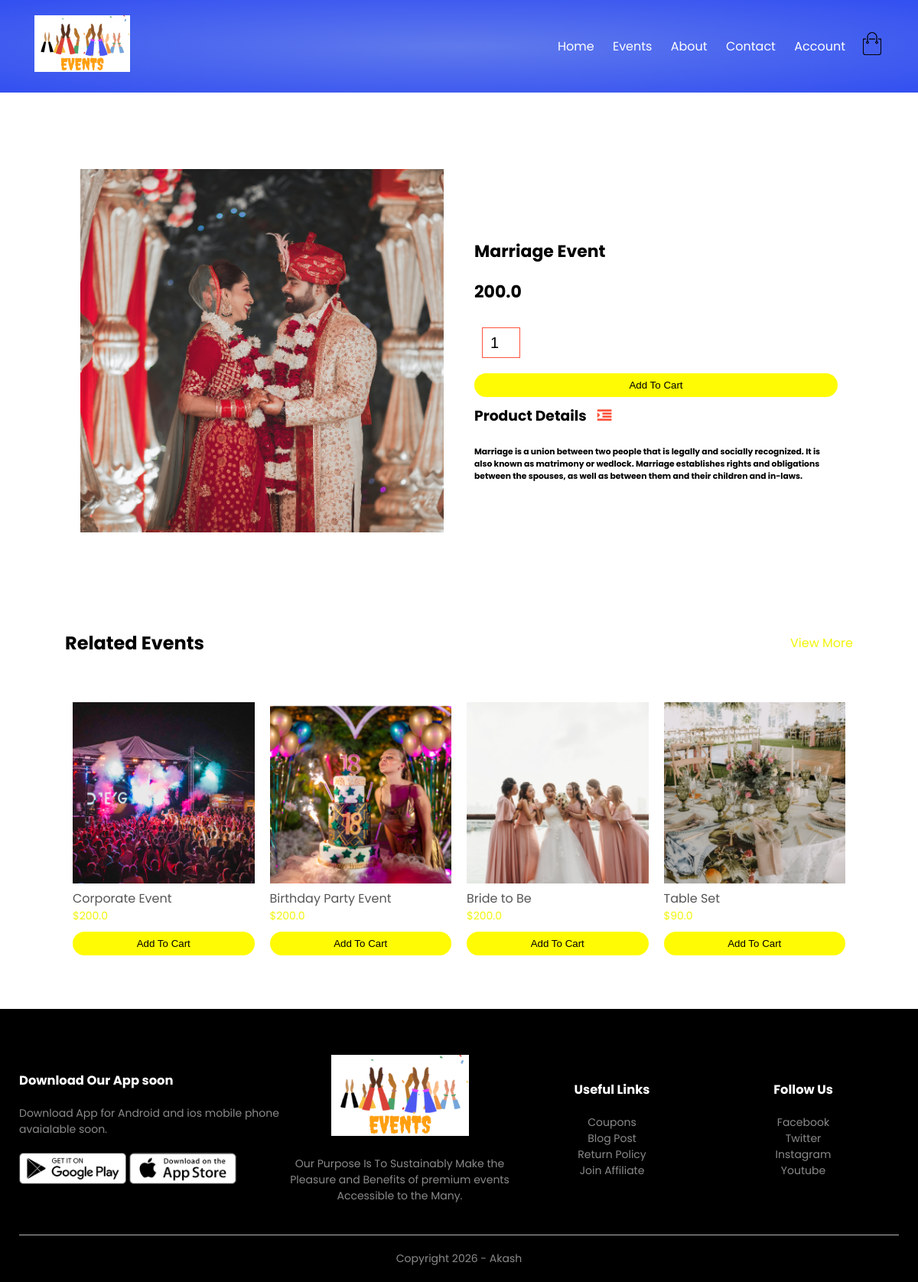
Page /eventdetails/1 on the committed database.
### events/models.py (models this page shows, shortened)
class Event(models.Model):
    LIVE=1
    DELETE=0
    DELETE_CHOICES=((LIVE,'Live'),(DELETE,'Delete'))
    title=models.CharField(max_length=200)
    quote=models.FloatField()
    description=models.TextField()
    image=models.ImageField(upload_to='media/')
    priority=models.IntegerField(default=0)
    create_at=models.DateTimeField(auto_now_add=True)
    updated_at=models.DateTimeField(auto_now=True)

### events/views.py (the view)
# urls.py: path('eventdetails/<pk>',views.eventdetails,name='eventdetails'),
def eventdetails(request,pk):
    event=Event.objects.get(pk=pk)
    related_events=Event.objects.exclude(pk=pk).order_by('priority')[:4]
    context={'event':event, 'related_events':related_events}
    return render(request,'eventdetails.html',context)

### templates/eventdetails.html
{% extends 'blanklayout.html' %}
{% block content %}
{% include 'singleevent_details.html' %}
{% endblock content %}

### templates/singleevent_details.html (shortened to what this page needs)
{% load static %}
<div class="small-container single-product">
    <div class="row">
        <div class="col-2">
            <img src="{{ event.image.url }}" width="100%" id="ProductImg">
        </div>
        <div class="col-2">
            <h4 class="price">{{ event.title }}</h4>
            <h4 class="price">{{ event.quote }}</h4>
            <form method="post" action="{% url 'add_to_cart' event.id %}" style="display:inline;">
                <input type="number" name="guestcount" value="1" min="1">
                <button type="submit" class="btn">Add To Cart</button>
            </form>
            <h3>Product Details <i class="fa fa-indent"></i></h3>
            <br>
            <h6>{{ event.description }}</h6>
        </div>
    </div>
</div>
<div class="small-container">
    <div class="row row-2">
        <h2>Related Events</h2>
        <p>View More</p>
    </div>
</div>
<div class="small-container">
    <div class="row">
        {% for related_event in related_events %}
        <div class="col-4">
            <img src="{{ related_event.image.url }}" alt="{{ related_event.title }}">
            <h4>{{ related_event.title }}</h4>
            <p>${{ related_event.quote }}</p>
            <form method="post" action="{% url 'add_to_cart' related_event.id %}" style="display:inline;">
                <button type="submit" class="btn">Add To Cart</button>
            </form>
        </div>
        {% empty %}
        <p>No related events available.</p>
        {% endfor %}
    </div>
</div>

### static/css/style.css (style rules this page uses)
* { margin: 0; padding: 0; box-sizing: border-box; }
body { font-family: 'Poppins', sans-serif; }
p { color: #f1f50b; }
.row { display: flex; align-items: center; flex-wrap: wrap; justify-content: space-around; }
.col-2 { flex-basis: 50%; min-width: 300px; }
.col-2 img { max-width: 100%; padding: 50px 0; }
.btn { display: inline-block; background: #fffb04; color: rgb(0, 0, 0); padding: 8px 30px; margin: 30px 0; border-radius: 30px; transition: background 0.5s; }
.small-container { max-width: 1080px; margin: auto; padding-left: 25px; padding-right: 25px; }
.col-4 { flex-basis: 25%; padding: 10px; min-width: 200px; margin-bottom: 50px; transition: transform 0.5s; }
.col-4 img { width: 100%; }
.price { color: #000000; }
h4 { color: #555; font-weight: normal; }
.col-4 p { font-size: 14px; }
.row-2 { justify-content: space-between; margin: 100px auto 50px; }
.single-product { margin-top: 80px; }
.single-product .col-2 img { padding: 0; }
.single-product .col-2 { padding: 20px; }
.single-product h4 { margin: 20px 0; font-size: 22px; font-weight: bold; }
.single-product input { width: 50px; height: 40px; padding-left: 10px; font-size: 20px; margin-left: 10px; border: 1px solid #ff523b; margin-right: 10px; }
.single-product .fa { color: #ff523b; margin-left: 10px; }
form input { width: 100%; height: 30px; margin: 10px 0; padding: 0 10px; border: 1px solid #ccc; }
form .btn { width: 100%; border: none; cursor: pointer; margin: 10px 0; }

### rows in the picture
Event: image (picture), title "Marriage Event", quote "200.0", description "Marriage is a union between two people that is legally and socially recognized. It is also known as matrimony or wedlock. Marriage establishes rights and obligations between the spouses, as well as between them and their children and in-laws."
Event: image (picture), title "Corporate Event", quote "200.0"
Event: image (picture), title "Birthday Party Event", quote "200.0"
Event: image (picture), title "Bride to Be", quote "200.0"
Event: image (picture), title "Table Set", quote "90.0"
